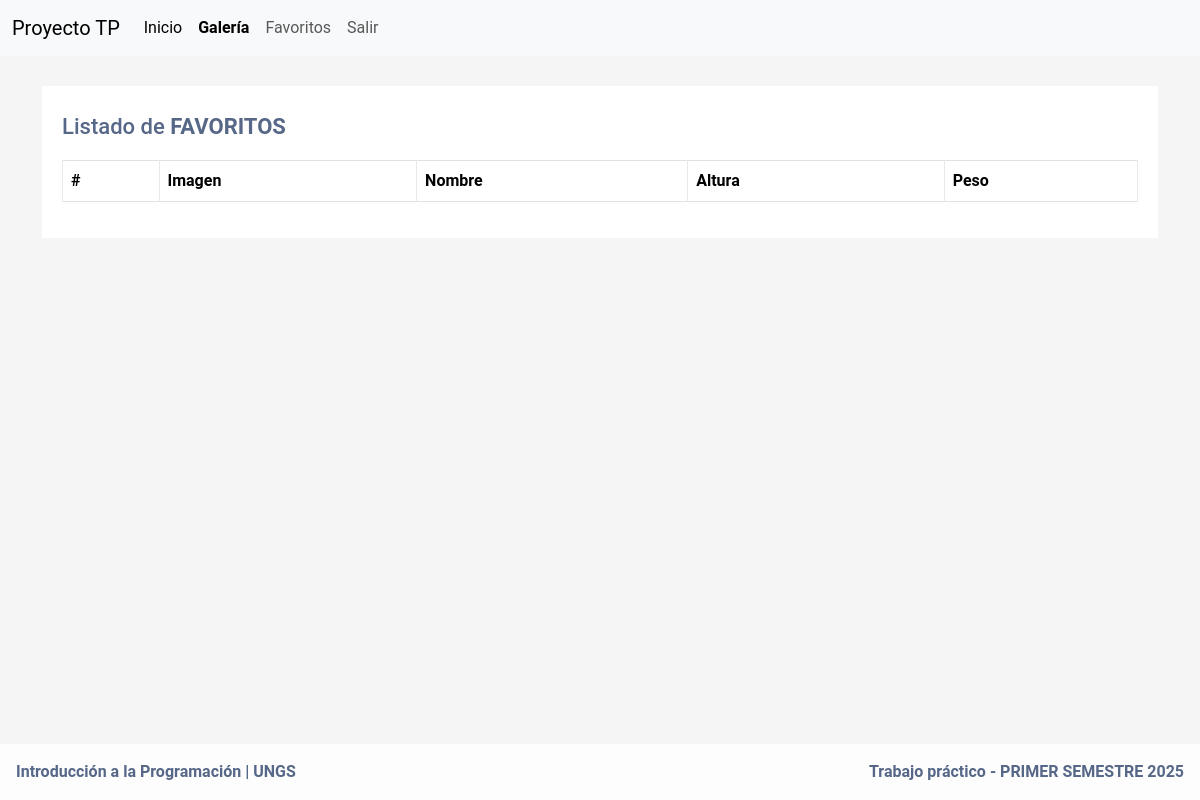
/favourites/ (signed in), run on an earlier commit of the app's database.
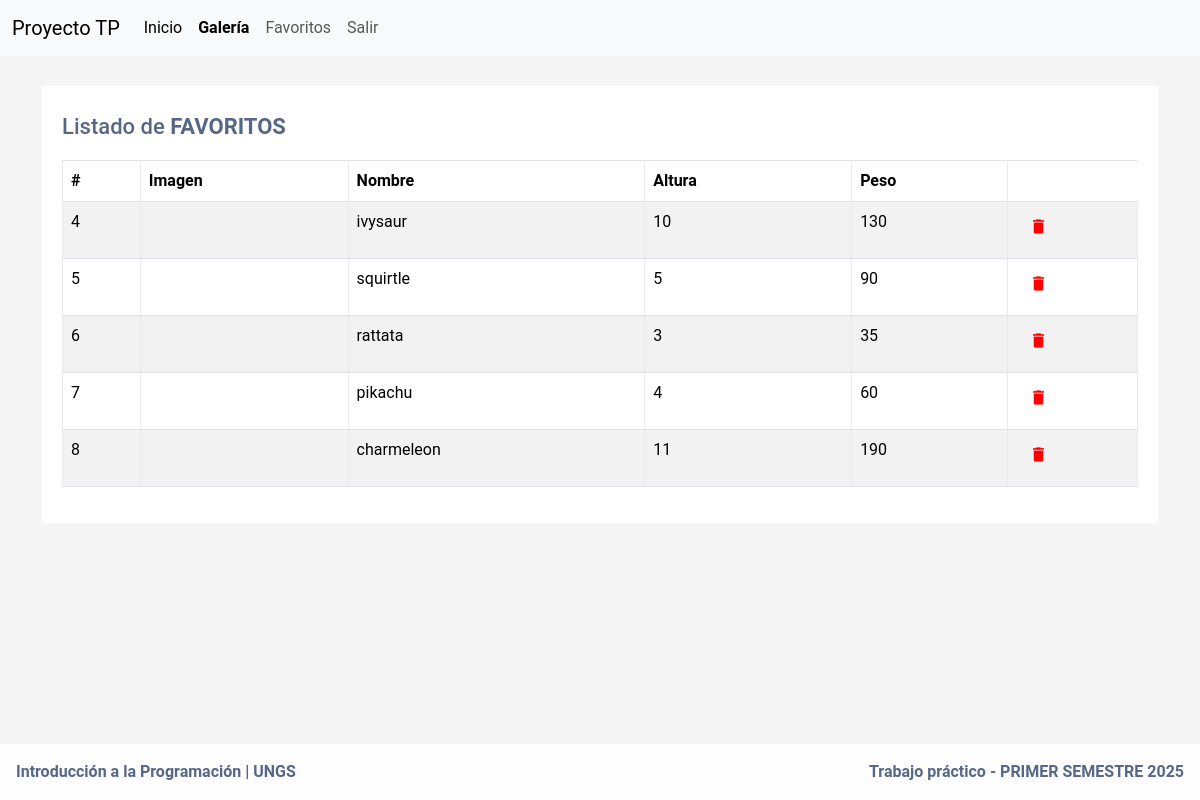
And on a later commit of the database.
### app/models.py (models this page shows, shortened)
class Favourite(models.Model):
    id = models.IntegerField(primary_key=True, blank=True) #ID de pokeapi
    name = models.CharField(max_length=200)  # Nombre del personaje
    height = models.CharField(max_length=200)  # Altura
    weight = models.CharField(max_length=200)  # Peso
    base_experience = models.IntegerField(null=True, blank=True)  # Experiencia base
    types = models.JSONField(default=list)  # Lista de tipos (ej: ["grass", "poison"])
    image = models.URLField()  # URL de la imagen
    user = models.ForeignKey(settings.AUTH_USER_MODEL, on_delete=models.CASCADE)
    class Meta:
        unique_together = (('user', 'name'),)

### app/views.py (the view)
# urls.py: path('favourites/', views.getAllFavouritesByUser, name='favoritos'),
@login_required
def getAllFavouritesByUser(request):
    user = request.user
    favourite_list=Favourite.objects.filter(user=user)
    return render(request, "favourites.html", {"favourite_list": favourite_list})

### main/context_processors.py (called while the page is built)
def version(request):
    return {'VERSION': config.VERSION}

### app/templates/favourites.html (shortened to what this page needs)
{% extends 'header.html' %} {% block content %}
<div class="container-xl">
    <div class="table-responsive">
        <div class="table-wrapper">
            <div class="table-title">
                <div class="row">
                    <div class="col-sm-8">
                        <h2>Listado de <strong>FAVORITOS</strong></h2>
                    </div>
                </div>
            </div>
            <table class="table table-striped table-hover table-bordered">
                <thead>
                    <tr>
                        <th>#</th>
                        <th>Imagen</th>
                        <th>Nombre</th>
                        <th>Altura </th>
                        <th>Peso</th>
                    </tr>
                </thead>
                <tbody>
                    {% for favourite in favourite_list %}
                    <tr>
                        <td>{{ favourite.id }}</td>
                        <td><img src="{{ favourite.image }}" alt="" style="max-width: 200px; max-height: 200px;"></td>
                        <td>{{ favourite.name }}</td>
                        <td>{{ favourite.height }}</td>
                        <td>{{ favourite.weight }}</td>
                        <td>
                            <form method="post" action="{% url 'borrar-favorito' %}">
                                <button type="submit" class="btn" style="color:red"><i class="material-icons">&#xE872;</i></button>
                            </form>
                        </td>
                    </tr>
                    {% endfor %}
                </tbody>
            </table>
        </div>
    </div>
</div>
{% endblock %}

### app/templates/header.html (shortened to what this page needs)
<!DOCTYPE html>
<html lang="es">
<head>
    {% load bootstrap5 %} {% bootstrap_css %} {% bootstrap_javascript %} {% load static %}
    <link rel="stylesheet" type="text/css" href="{% static 'styles.css' %}">
</head>
<body>
    <nav class="navbar navbar-expand-lg bg-body-tertiary">
        <div class="container-fluid">
            <a class="navbar-brand" href="#">Proyecto TP</a>
            <div class="collapse navbar-collapse" id="navbarSupportedContent">
                <ul class="navbar-nav me-auto mb-2 mb-lg-0">
                    <li class="nav-item">
                        <a class="nav-link active" aria-current="page" href="{% url 'index-page' %}">Inicio</a>
                    </li>
                    <li class="nav-item">
                        <a class="nav-link active" aria-current="page" href="{% url 'home' %}"><strong>Galería</strong></a>
                    </li>
                {% if request.user.is_authenticated %}
                    <li class="nav-item">
                        <a class="nav-link" href="{% url 'favoritos' %}">Favoritos</a>
                    </li>
                    <li class="nav-item">
                        <a class="nav-link" href="{% url 'exit' %}">Salir</a>
                    </li>
                {% endif %}
                </ul>
            </div>
        </div>
    </nav>
    {% block content %} {% endblock %} {% include "footer.html" %}

### app/templates/footer.html
<footer class="bg-body-tertiary text-center text-lg-start fixed-bottom">
    <div class="text-center p-3" style="display: flex;background-color: rgb(255 255 255 / 78%);justify-content: space-between;">
        <strong>Introducción a la Programación | UNGS</strong>
        <strong>{{VERSION}}</strong>
    </div>
</footer>
</body>
</html>

### static/styles.css (style rules this page uses)
body { color: #566787; background: #f5f5f5; font-family: 'Roboto', sans-serif; }
.table-responsive { margin: 30px 0; }
.table-wrapper { min-width: 1000px; background: #fff; padding: 20px; box-shadow: 0 1px 1px rgba(0, 0, 0, .05); }
.table-title { padding-bottom: 10px; margin: 0 0 10px; min-width: 100%; }
.table-title h2 { margin: 8px 0 0; font-size: 22px; }
table.table tr th, table.table tr td { border-color: #e9e9e9; }
table.table-striped tbody tr:nth-of-type(odd) { background-color: #fcfcfc; }
table.table td:last-child { width: 130px; }
table.table td i { font-size: 19px; }

What changed in the data, as far as the page shows it:
added Favourite: id "4", name "ivysaur", height "10", weight "130"
added Favourite: id "5", name "squirtle", height "5", weight "90"
added Favourite: id "6", name "rattata", height "3", weight "35"
added Favourite: id "7", name "pikachu", height "4", weight "60"
added Favourite: id "8", name "charmeleon", height "11", weight "190"
